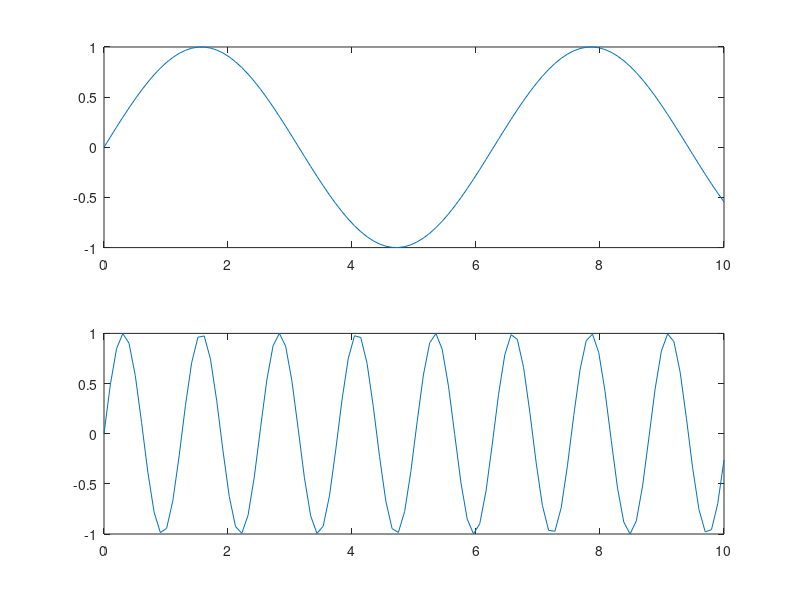

Recreate this plot in MATLAB.
% using subplots 
subplot(2,1,1); % col, row, 1st plot
x = linspace(0,10);
y1 = sin(x);
plot(x,y1)

subplot(2,1,2); % col, row, 2nd plot
y2 = sin(5*x);
plot(x,y2)